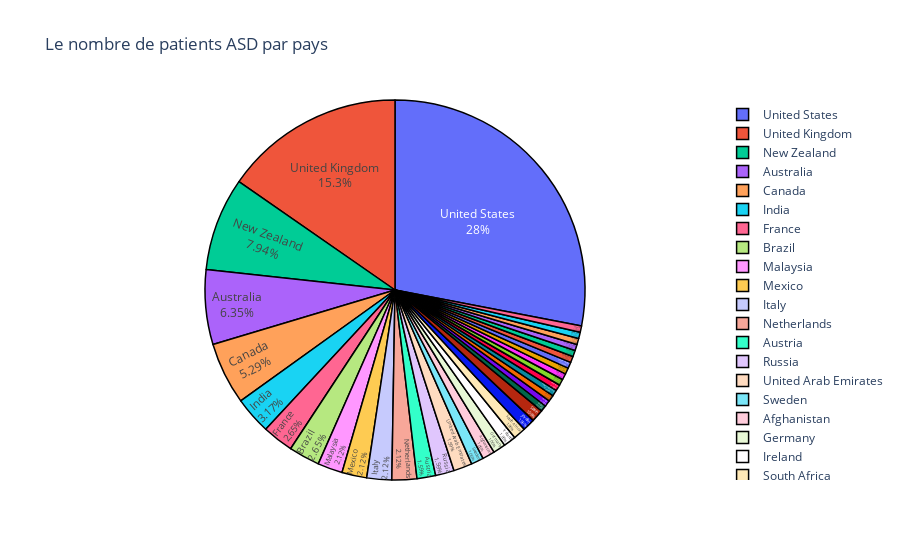

The notebook cell saved with this chart:
### Code cell
asd_by_country = df_c[df_c['Class/ASD'] == 'YES']['contry_of_res'].value_counts().reset_index()
asd_by_country.columns = ['Country', 'ASD_Patients_Counts']

fig = px.pie(asd_by_country, names='Country', values='ASD_Patients_Counts',
             title='Le nombre de patients ASD par pays')
fig.update_traces(textposition='inside', textinfo='percent+label',
                  marker=dict(line=dict(color='#000000', width=1.5)))
fig.show()

### Figure 1 — Plotly figure (JSON) as saved in the notebook; plotly's stock layout.template omitted (floating-point values rounded to 4 significant figures)
{"data": [{"domain": {"x": [0, 1], "y": [0, 1]}, "hovertemplate": "Country=%{label}<br>ASD_Patients_Counts=%{value}<extra></extra>", "labels": ["United States", "United Kingdom", "New Zealand", "Australia", "Canada", "India", "France", "Brazil", "Malaysia", "Mexico", "Italy", "Netherlands", "Austria", "Russia", "United Arab Emirates", "Sweden", "Afghanistan", "Germany", "Ireland", "South Africa", "Jordan", "Spain", "Uruguay", "Nepal", "Finland", "AmericanSamoa", "Pakistan", "Belgium", "Viet Nam", "Argentina", "Saudi Arabia", "Bangladesh", "Romania", "Sierra Leone", "China", "Bahamas", "Cyprus"], "legendgroup": "", "marker": {"line": {"color": "#000000", "width": 1.5}}, "name": "", "showlegend": true, "textinfo": "percent+label", "textposition": "inside", "type": "pie", "values": [53, 29, 15, 12, 10, 6, 5, 5, 4, 4, 4, 4, 3, 3, 3, 2, 2, 2, 2, 2, 2, 2, 1, 1, 1, 1, 1, 1, 1, 1, 1, 1, 1, 1, 1, 1, 1]}], "layout": {"legend": {"tracegroupgap": 0}, "title": {"text": "Le nombre de patients ASD par pays"}}}
